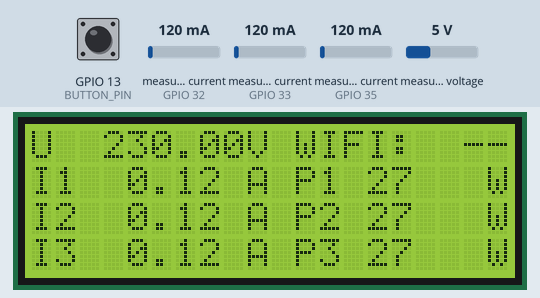
Simulated run of this sketch. Board: ESP32. Parts: 20×4 character LCD. The test bench sets the inputs (shaded band); at power-on: measured current (sensors on GPIO 32, GPIO 33, GPIO 35) 120 mA, measured voltage 5 V, GPIO 13 (BUTTON_PIN) HIGH (analog values on the 0–4095 scale). WiFi joins after 1.5 s; servers stay silent unless stated; uploads are accepted with an empty reply; what the sketch prints to the serial monitor is not drawn.

Above: at 2.8 s.
2.9 s: measured current (sensor on GPIO 32) set to 40 mA
At 4.4 s:
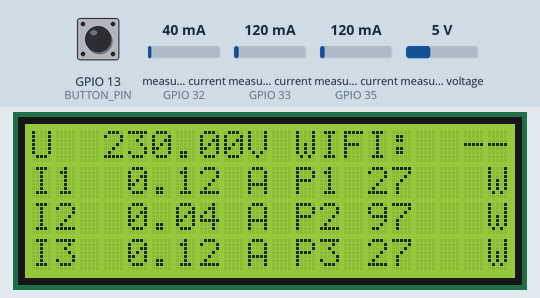
5.3 s: measured current (sensor on GPIO 33) set to 40 mA
At 6.6 s:
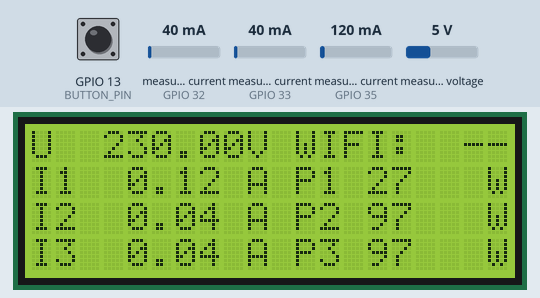
7.4 s: measured current (sensor on GPIO 35) set to 40 mA
At 9.7 s:
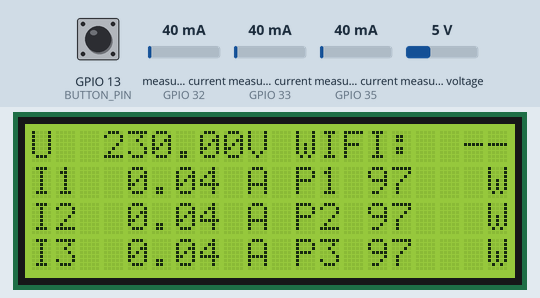
10.0 s: measured voltage set to 0.3 V
At 10.7 s:
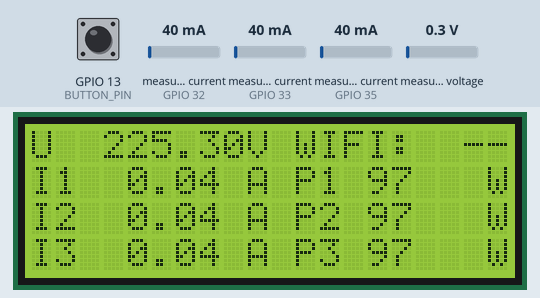
15.4 s: measured current (sensor on GPIO 32) set to 500 mA
At 58.2 s:
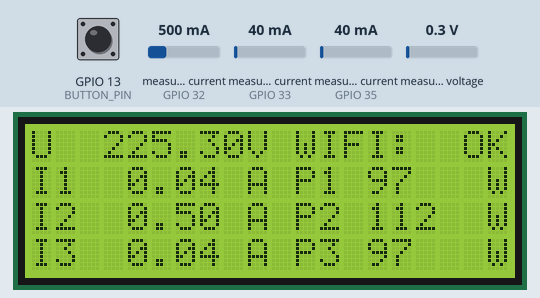
Timing chart, 0 to 59.7 s (numbered marks = the images above; inputs shaded):
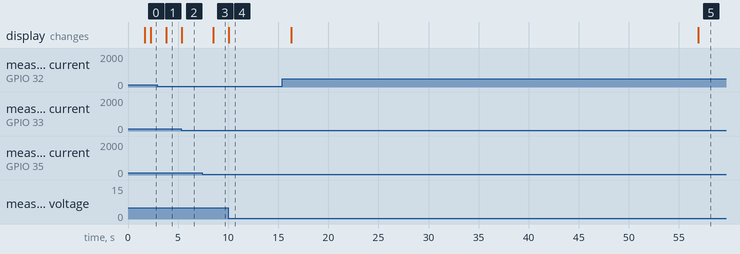

The sketch:

smartwattmeter.ino
```cpp
#include <driver/adc.h>
#include "EmonLib.h"
#include <Arduino.h>
#include <ZMPT101B.h>
#include <WiFi.h>
#include <WiFiMulti.h>
#include <HTTPClient.h>
#include <Wire.h>
#include <LiquidCrystal_I2C.h>
#include <WiFiClientSecure.h>
#include <WiFiManager.h>

#define BUTTON_PIN 13
#define ADC_INPUT_VOLTAGE 34
#define ADC_INPUT_CURRENT_1 35
#define ADC_INPUT_CURRENT_2 32
#define ADC_INPUT_CURRENT_3 33
#define ADC_BITS    12
#define SENSITIVITY 755.0f

EnergyMonitor emon1;
EnergyMonitor emon2;
EnergyMonitor emon3;
WiFiMulti wifiMulti;
HTTPClient http;
WiFiManager wm;
ZMPT101B voltageSensor(ADC_INPUT_VOLTAGE, 50.0);
LiquidCrystal_I2C lcd(0x27,20,4);
short measurements_V[30];
short measurements_A1[30];
short measurements_A2[30];
short measurements_A3[30];
short measureIndex = 0;
unsigned long lastMeasurement = 0;
unsigned long timeFinishedSetup = 0;
String apiKeyValue = "tPmAT5Ab3j7F9";
int zariadenie = 1;

void setup() {
  Serial.begin(115200);
  pinMode(BUTTON_PIN, INPUT_PULLUP);
  lcd.init();                      // initialize the lcd
  lcd.backlight();
  lcd.clear();
  lcd.setCursor(2, 0);
  lcd.print("Pripoj sa k WIFI");
  lcd.setCursor(0,1);
  lcd.print("SSID: Smartwattmeter");
  lcd.setCursor(0,2);
  lcd.print("PASS: password");
  bool success = wm.autoConnect("Smartwattmeter", "password");
  if (!success) {
    Serial.println("Failed to connect");
  } else {
    Serial.println("Connected");
    Serial.println((String)wm.getWiFiSSID());
    String SSID = (String)wm.getWiFiSSID();
    const char* ssid = SSID.c_str();
    Serial.println((String)wm.getWiFiPass());
    String PASS = (String)wm.getWiFiPass();
    const char* pass = PASS.c_str();
    wifiMulti.addAP(ssid, pass);
  }

  http.setReuse(true);
  analogReadResolution(ADC_BITS);
  voltageSensor.setSensitivity(SENSITIVITY);
  emon1.current(ADC_INPUT_CURRENT_1, 30);
  emon2.current(ADC_INPUT_CURRENT_2, 30);
  emon3.current(ADC_INPUT_CURRENT_3, 30);
  timeFinishedSetup = millis();
  writeLcdScheme();
}

void checkButton(){
  if (digitalRead(BUTTON_PIN) == LOW) {
    delay(50);
    if (digitalRead(BUTTON_PIN) == LOW) {
      Serial.println("Button Pressed");
      delay(3000);
      if (digitalRead(BUTTON_PIN) == LOW) {
        Serial.println("Button Held");
        Serial.println("Erasing Config, restarting");
        wm.resetSettings();
        ESP.restart();
      }
    }
  }
}

void loop() {
  unsigned long currentMillis = millis();
  if(currentMillis - lastMeasurement > 1000){
    checkButton();
    double amps_1 = emon1.calcIrms(1420);
    double amps_2 = emon2.calcIrms(1420);
    double amps_3 = emon3.calcIrms(1420);
    double voltage = voltageSensor.getRmsVoltage();
    double watt_1 = amps_1 * voltage;
    double watt_2 = amps_2 * voltage;
    double watt_3 = amps_3 * voltage;
    writeEnergyToDisplay(watt_1, watt_2, watt_3, voltage, amps_1, amps_2, amps_3);
    lastMeasurement = millis();

    if(millis() - timeFinishedSetup < 10000){
      Serial.println("Startup mode   ");
    }else{
      measurements_V[measureIndex] = voltage;
      measurements_A1[measureIndex] = amps_1;
      measurements_A2[measureIndex] = amps_2;
      measurements_A3[measureIndex] = amps_3;
      measureIndex++;
    }
  }

  if (measureIndex == 30) {
    double pomV = 0;
    double pomA1 = 0;
    double pomA2 = 0;
    double pomA3 = 0;

    for (short i = 0; i <= 29; i++){
      pomV += measurements_V[i];
      pomA1 += measurements_A1[i];
      pomA2 += measurements_A2[i];
      pomA3 += measurements_A3[i];
    }

    double V = pomV/30;
    double A1 = pomA1/30;
    double A2 = pomA2/30;
    double A3 = pomA3/30;

    Serial.print(V);
    Serial.print(A1);
    Serial.print(A2);
    Serial.println(A3);
    sendToServer(zariadenie, V, A1, A2, A3);
    measureIndex = 0;
  }

}

void writeLcdScheme(){
  lcd.setCursor(0,0);
  lcd.print("U        V WIFI:  --");
  lcd.setCursor(0,1);
  lcd.print("I1       A P1      W");
  lcd.setCursor(0,2);
  lcd.print("I2       A P2      W");
  lcd.setCursor(0,3);
  lcd.print("I3       A P3      W");
}

void writeEnergyToDisplay(double watts_1, double watts_2, double watts_3, double voltage, double amps_1, double amps_2, double amps_3){
    lcd.setCursor(3,0);
    lcd.print(voltage);
    lcd.setCursor(4,1);
    lcd.print(amps_1);
    lcd.setCursor(4,2);
    lcd.print(amps_2);
    lcd.setCursor(4,3);
    lcd.print(amps_3);
    lcd.setCursor(14,1);
    lcd.print((int)watts_1);
    lcd.setCursor(14,2);
    lcd.print((int)watts_2);
    lcd.setCursor(14,3);
    lcd.print((int)watts_3);
  }

void sendToServer(int zariadenie, double voltage, double amps_1, double amps_2, double amps_3){
  if((wifiMulti.run() == WL_CONNECTED)) {
        lcd.setCursor(18,0);
        lcd.print("OK");
        http.begin("https://wattmeter.jecool.net/post_esp_data.php");
        http.addHeader("Content-Type", "application/x-www-form-urlencoded");

        String httpRequestData = "api_key=" + apiKeyValue + "&zariadenie=" + zariadenie
                          + "&napatie=" + voltage + "&prud_senzor_1=" + amps_1
                          + "&prud_senzor_2=" + amps_2 + "&prud_senzor_3=" + amps_3 + "";

        int httpCode = http.POST(httpRequestData);
        if(httpCode > 0) {
            Serial.printf("[HTTP] GET... code: %d\n", httpCode);
        } else {
            Serial.printf("[HTTP] GET... failed, error: %s\n", http.errorToString(httpCode).c_str());
        }
        http.end();
    }else
    {
      lcd.setCursor(18,0);
      lcd.print("--");
    }

} 
```

Measured:
- after the input at 2.9 s, the display: changes after 0.92 s (image 1)
- after the input at 5.3 s, the display: changes after 0.08 s (image 2)
- after the input at 7.4 s, the display: changes after 1.1 s (image 3)
- after the input at 10.0 s, the display: changes after 0.06 s (image 4)
- after the input at 15.4 s, the display: first changes after 0.90 s (image 5 shows a later state)
